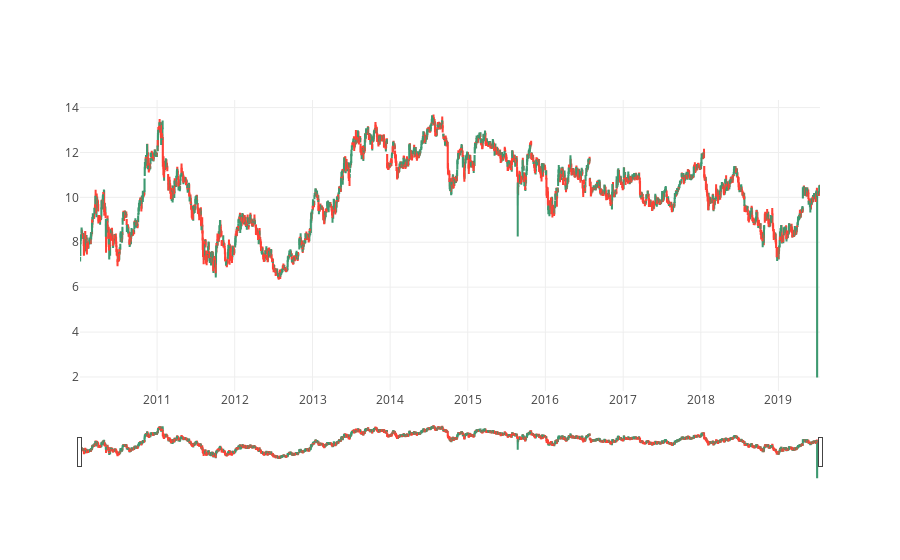

Here is the notebook cell this chart was saved with:
### Markdown cell above
#### Plot the candlesticks
The plot has the following components:
* A bounding box whose y values represent the range between the stock's open and close prices 
* A green box represents a higher close value than open (i.e. stock price went up that day)
* The box is red when the stock closed lower
* The vertical lines (bars above and below the box) show the range of intra-day high and low prices
* The vertical lines are capped at the top by horizontal lines called whiserks. By default, the width of the whisker is 0 which is why we don't see them

Notice that a slider appears by default along the X axis

### Code cell
data = [trace]

offline.iplot(data)

### Figure 1 — Plotly figure (JSON) as saved in the notebook; plotly's stock layout.template omitted (floating-point values rounded to 4 significant figures; data arrays with more than 128 entries replaced by an {"elided": "..."} marker saying what was removed)
{"data": [{"close": {"elided": "2398 float values"}, "high": {"elided": "2398 float values"}, "low": {"elided": "2398 float values"}, "open": {"elided": "2398 float values"}, "type": "candlestick", "uid": "9088333d-7e65-4c41-b203-1010fb9a2452", "x": {"elided": "2398 str values"}}], "layout": {}}
